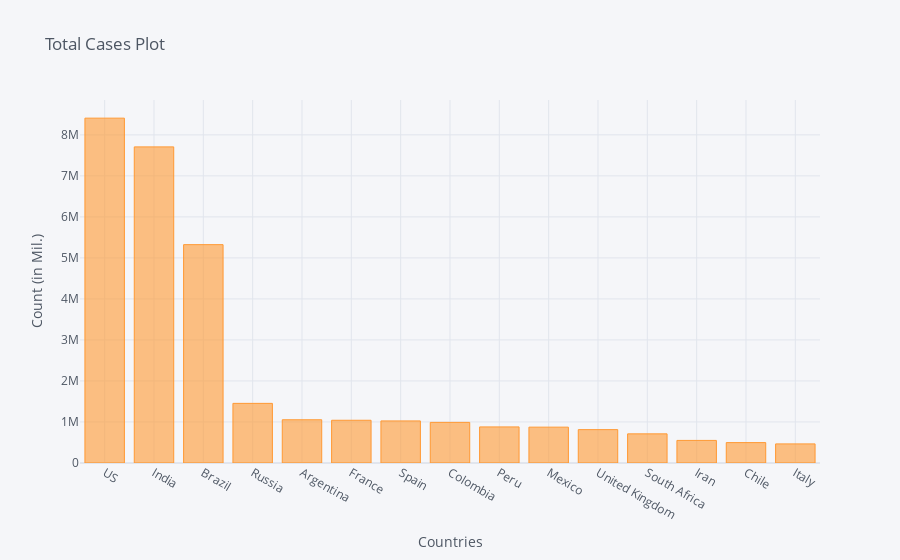

Notebook code cell kept with this figure:
### Code cell
corona_dframe_agg_plot.iplot(kind='bar', x='Country/Region', y='10/22/20',
                             title='Total Cases Plot',xTitle='Countries',yTitle='Count (in Mil.)')

### Figure 1 — Plotly figure (JSON) as saved in the notebook; plotly's stock layout.template omitted (floating-point values rounded to 4 significant figures)
{"data": [{"marker": {"color": "rgba(255, 153, 51, 0.6)", "line": {"color": "rgba(255, 153, 51, 1.0)", "width": 1}}, "name": "10/22/20", "orientation": "v", "text": "", "type": "bar", "x": ["US", "India", "Brazil", "Russia", "Argentina", "France", "Spain", "Colombia", "Peru", "Mexico", "United Kingdom", "South Africa", "Iran", "Chile", "Italy"], "y": [8407702, 7706946, 5323630, 1453923, 1053650, 1041991, 1026281, 990373, 879876, 874171, 813451, 710515, 550757, 497131, 465726]}], "layout": {"legend": {"bgcolor": "#F5F6F9", "font": {"color": "#4D5663"}}, "paper_bgcolor": "#F5F6F9", "plot_bgcolor": "#F5F6F9", "title": {"font": {"color": "#4D5663"}, "text": "Total Cases Plot"}, "xaxis": {"gridcolor": "#E1E5ED", "showgrid": true, "tickfont": {"color": "#4D5663"}, "title": {"font": {"color": "#4D5663"}, "text": "Countries"}, "zerolinecolor": "#E1E5ED"}, "yaxis": {"gridcolor": "#E1E5ED", "showgrid": true, "tickfont": {"color": "#4D5663"}, "title": {"font": {"color": "#4D5663"}, "text": "Count (in Mil.)"}, "zerolinecolor": "#E1E5ED"}}}
